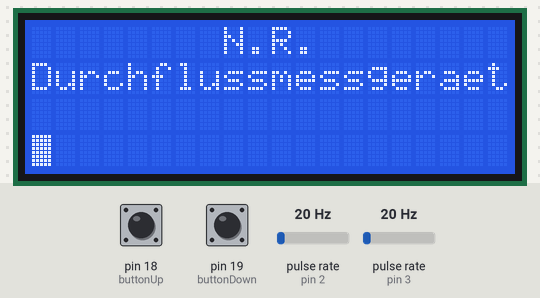
A program run on a simulated Arduino Mega 2560, built with avr-gcc and run on an emulated ATmega2560. Shown: 20×4 character LCD. Wiring (inferred from the names in the program): 2 × pulse sensor: data pin 2 / data pin 3. The test bench sets the inputs (shaded band); at power-on: pin 18 (buttonUp) HIGH, pin 19 (buttonDown) HIGH, pulse rate (sensors on pin 2, pin 3) 20 Hz. What the program prints to the serial monitor is not drawn.

Above: at 0.1 s.
At 60.1 s:
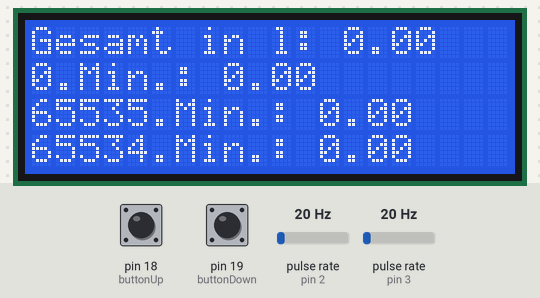
At 120.1 s:
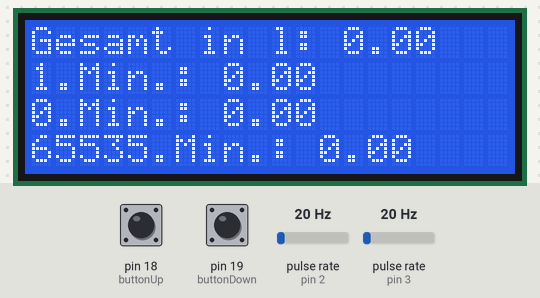

Measured:
- what the display in image 1 shows lasts 60.0 s, from 60.1 s to 120.1 s

The program:

main.cpp
```cpp
/*
  Author: N. Rattensperger
  Titel: Waterflowmeter
  Version: 0.4
  Beschreibung:
    Arduino Mega mit 2 Durchflusssensoren Typ FCH-m-PP-LC (Art. 155374 Conrad) zur Berechnung des Durchflusses (0,8l-0,015l/min)
    Sensor gibt 10500 Impulse pro Liter aus
    1800*Intervall wird gespeichert, dann überschrieben!


    Anzeige über ein 4x20 Zeichen LCD per I2C; Pins 2/3 sind respektive inFlow und outFLow; Button 18/19 sind Auf und Ab für das Menü
*/
#include <Arduino.h>
#include <Wire.h>
#include <LiquidCrystal_I2C.h>
#include <avr/pgmspace.h>

#define buttonUp 18
#define buttonDown 19
#define inFlowSensor 2
#define outFlowSensor 3
#define delayTimeMeasurements 60000 //if changed, look for calculate() and change respectively! //ACHTUNG; ZURÜCKÄNDERN; WAR 60000!!!
float imppliter = 10500.00;

volatile int pulses1 = 0;
volatile int pulses2 = 0;
volatile boolean upButton = false;
volatile boolean downButton = false;

//Anzeige
LiquidCrystal_I2C lcd(0x27,20,4);     // set the LCD address to 0x27 for a 20 chars and 4 line display
boolean firstBoot = true;
boolean firstLoop = true;

//Measurement & Calculation
long lastTime = 0;
int rowVal = 0;
int overflows = 0;
long vl1, vl2;

//Datapoints storing
float consumptionArray[1500];                //Verbrauchswerte, einmal alle 10s. ~30h bis Overflow
float usedsincestart = 0.00;
unsigned int ArrayIndex = 0;
unsigned int ArrayView = 0;

void buttonPressedUp()          //Interrupt Handler
{
  upButton = true;
}
void buttonPressedDown()        //Interrupt Handler
{
  downButton = true;
}
void inputTriggered1()          //Interrupt Handler
{
  pulses1++;
}
void inputTriggered2()          //Interrupt Handler
{
  pulses2++;
}

void startupAnzeige()                                           //Einmalig beim Start für Author und Programmtitel
{
    lcd.cursor();
    lcd.blink();
    lcd.setCursor(0, 0);
    lcd.print("        N.R.");
    lcd.setCursor(0, 1);
    lcd.print("Durchflussmessgeraet");
    firstBoot=false;

}

void calculate(int val1, int val2)                              //Berechnung der Messwerte, getriggert durch Timer
{
  int iinsec = delayTimeMeasurements/1000;

  //Rechnung für InFlow:
  float LiterIn = val1/imppliter;                    //Liter Input
  float LiterIntervallIn = LiterIn*iinsec;    //Liter innerhalb Intervall
  //float lmIn = LiterIntervallIn*60;           //Input-Liter pro Minute

  //Rechnung für OutFlow:
  float LiterOut = val2/imppliter;                     //Liter Output
  float LiterIntervallOut = LiterOut*iinsec;  //
  //float lmOut = LiterIntervallOut*60;         //Output-Liter pro Minute

  //Storing Values
  consumptionArray[ArrayIndex] = LiterIntervallIn-LiterIntervallOut;

  //Rechnung für Gesamtverbrauch:
  float usedthisIntervall = LiterIntervallIn-LiterIntervallOut;
  usedsincestart = usedsincestart+usedthisIntervall;     //Speichern in Litern!

  vl1 = overflows*1500;
  vl2 = vl1+ArrayIndex;

  if(ArrayIndex < 1499){
    ArrayIndex++;
    if (ArrayView == vl2-1){
        ArrayView++;
    }
      pulses1 = 0;
      pulses2 = 0;
    } else {
      ArrayIndex = 0;
      ArrayView++;
      Serial.println((String)"overflows="+overflows);
      overflows = overflows+1;
      Serial.println("Overflow!");
      pulses1 = 0;
      pulses2 = 0;
    }

}

void anzeigen()                                                 //Aktualisierung der LCD-Anzeige, getrigger durch Button oder Timer
{
  lcd.clear();
  Serial.println((String)"ArrayView: "+ArrayView);
  Serial.println((String)"ArrayIndex: "+ArrayIndex);
  Serial.println((String)"overflows: "+overflows);
  Serial.print((String)"ConsumptionArray["+ArrayIndex+"]: ");
  Serial.println(consumptionArray[ArrayIndex], 7);
  Serial.println();

  for (int i = 0; i != 4; ++i)
  {
    int x = i-1;
    unsigned long val = ArrayView-x;

    if (i == 0){
      lcd.setCursor(0, i);
      lcd.print((String)"Gesamt in l: "+usedsincestart);
    } else{

      long ViewV = (ArrayView-vl1)-x;
      //Serial.println((String)"ViewV: "+ViewV);
      lcd.setCursor(0, i);
      lcd.print((String)val+".Min.: "+consumptionArray[ViewV]);
    }
  }
  downButton = false;
  upButton = false;
}

void setup()                                                    //Initialisieren (nur beim Boot)
{
lcd.init();                                                     //Im Setup wird der LCD gestartet
lcd.backlight();                                                //Hintergrundbeleuchtung einschalten (0 schaltet die Beleuchtung aus).
Serial.begin(115200);                                           //Serieller Monitor mit Baudrate 115200
pinMode(buttonUp, INPUT_PULLUP);                                //Input Pullups für Sensor und Button
pinMode(buttonDown, INPUT_PULLUP);                              //Input Pullups für Sensor und Button
pinMode(inFlowSensor, INPUT_PULLUP);                            //Input Pullups für Sensor und Button
pinMode(outFlowSensor, INPUT_PULLUP);                           //Input Pullups für Sensor und Button
attachInterrupt(digitalPinToInterrupt(buttonUp), buttonPressedUp, FALLING);       //Interrupts für Sensor und Button an Handler binden
attachInterrupt(digitalPinToInterrupt(buttonDown), buttonPressedDown, FALLING);   //Interrupts für Sensor und Button an Handler binden
attachInterrupt(digitalPinToInterrupt(inFlowSensor), inputTriggered1, FALLING);   //Interrupts für Sensor und Button an Handler binden
attachInterrupt(digitalPinToInterrupt(outFlowSensor), inputTriggered2, FALLING);  //Interrupts für Sensor und Button an Handler binden
}

void loop(){                                                    //Schleife, dauerhaft ausgeführt
if (firstBoot){                                           //nur beim ersten Boot für die Startup-Anzeige
  startupAnzeige();
}

if(ArrayView >= 3){                                       //Wenn mehr als 4 Werte vorhanden sind, und kein Overflow stattgefunden hat
  if(upButton == true || downButton == true) {
    if (downButton == true && ArrayView < ArrayIndex+vl1 ){
      ArrayView++;
    }
    if (upButton == true && ArrayView >= 4){
      ArrayView--;

    }
    anzeigen();
  }
}


if (millis() - lastTime >= delayTimeMeasurements){        //Schleife nach delayTimeMeasurements (60Sek) um zu rechnen und Anzeige zu aktualisieren
  if(firstLoop){
    lcd.noCursor();
    lcd.noBlink();
    firstLoop=false;
  }
  lastTime = millis();
  calculate(pulses1, pulses2);
  anzeigen();
  }
}
```
